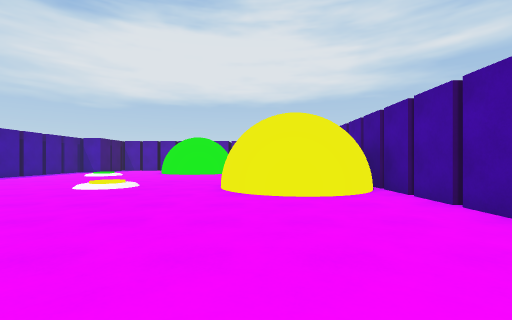
view 1 (above)

18 first-person views from a walk through a scene from a Unity 3-D project. The camera is 1.3 m above the floor, looks level and sees 90° across. The floor is counted in squares, 1.8 m on a side. Each view is taken from the middle of a square. On the plan, view 1 faces up. The plan holds only what a view shows up to about 9 squares ahead; the rest is blank. The place goes on beyond the plan. The player is left out.

view 2
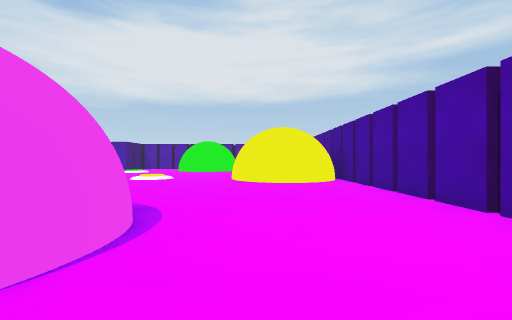

view 3
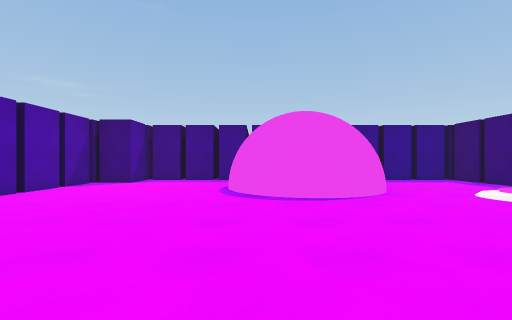

view 4
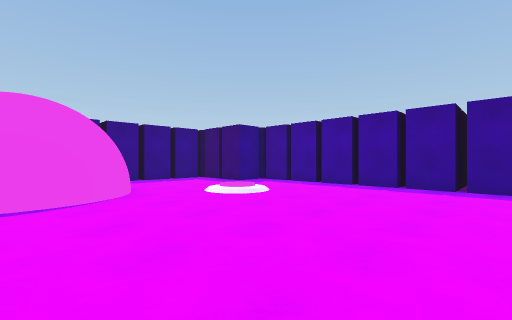

view 5
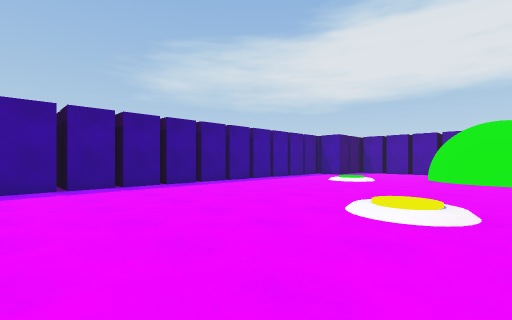

view 6
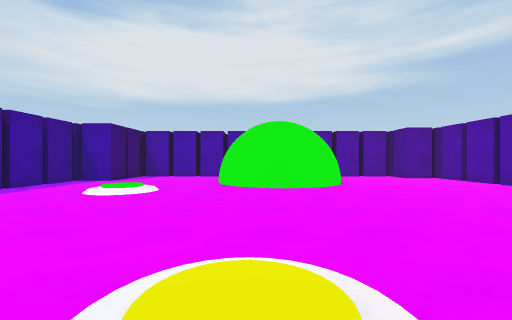

view 7
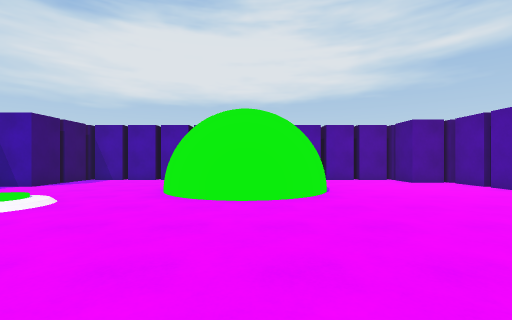

view 8
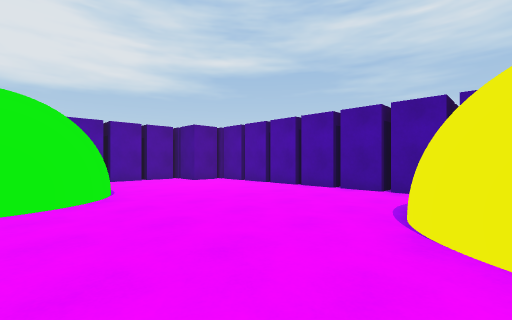

view 9
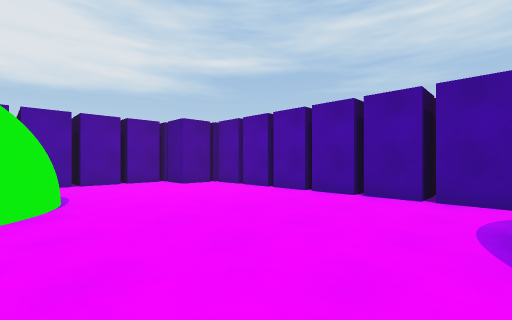

view 10
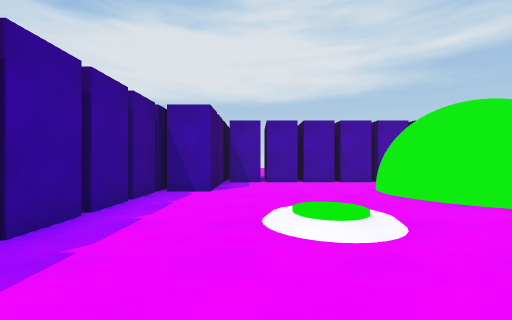

view 11
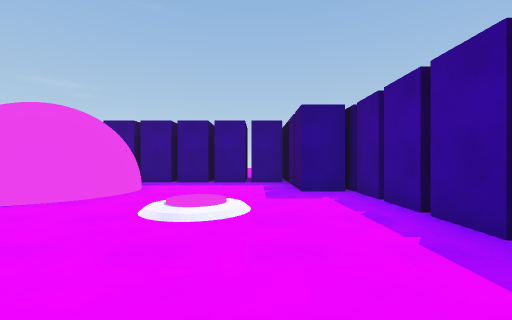

view 12
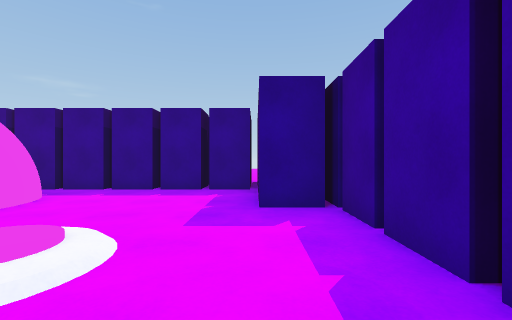

view 13
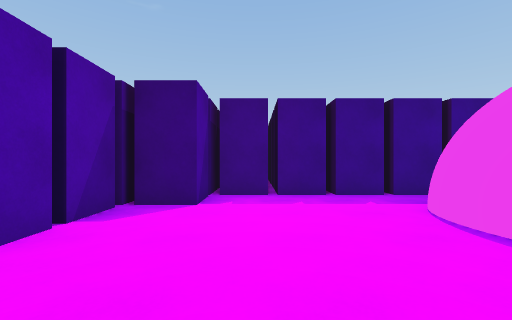

view 14
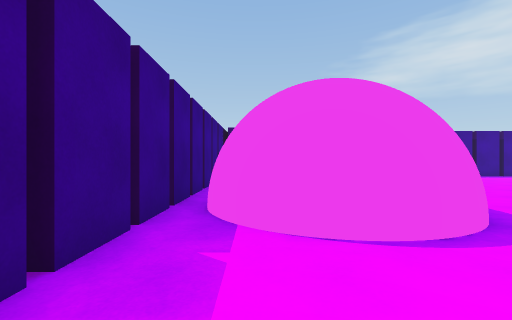

view 15
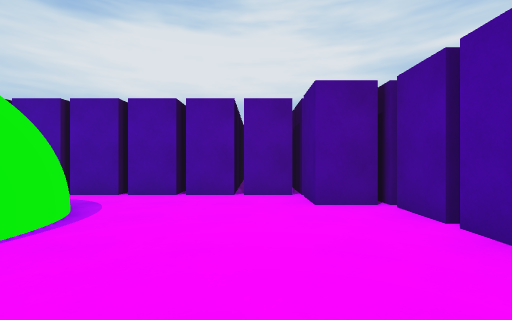

view 16
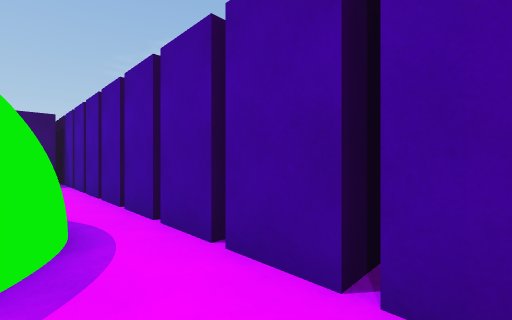

view 17
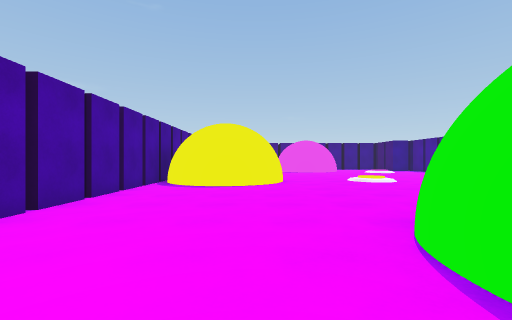

view 18
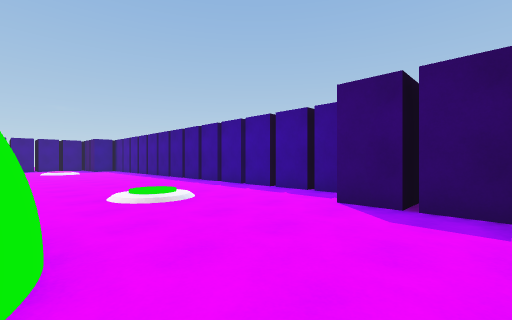

### Floor plan
Key: @ floor where view 1 was taken; # wall or solid block; . main floor; : floor 0.25 m higher than the main floor; / step, stairs or slope; O other object.
Columns run from 11 left of view 1 to 4 right of it. Each row starts with its distance up from view 1.
 18   ############
 17 ###..........###
 16  #..... OO.....#
 15 ##....O  #.....#
 14 #.....O  #.....#
 13 #......OOO.....#
 12 #../:..........#
 11 #..............#
 10 #..............#
  9 #...........O..#
  8 #..........O O.#
  7 #...../:..O   ##
  6 #..........O O.#
  5 #...........O..#
  4 #..............#
  3 #..............#
  2 #.../..........#
  1 #../ ..OO......#
  0 #.....O# O.@...#
 -1 ##....O ##.....#
 -2  #.....O#O.....#
 -3  ##..........###
 -4   ############

Where each view was taken, in squares from view 1:
view 1: 0 up, 0 right, facing up
view 2: 3 down, 0 right, facing up
view 3: 6 up, 2 left, facing down
view 4: 6 up, 3 left, facing down-left
view 5: 3 up, 3 left, facing up-left
view 6: 6 up, 4 left, facing up
view 7: 8 up, 3 left, facing up
view 8: 8 up, 3 left, facing up-right
view 9: 9 up, 2 left, facing up-right
view 10: 9 up, 8 left, facing up
view 11: 5 up, 8 left, facing down
view 12: 3 up, 9 left, facing down
view 13: 2 up, 1 right, facing down
view 14: 2 down, 1 right, facing left
view 15: 12 up, 1 right, facing up
view 16: 16 up, 0 right, facing up-left
view 17: 16 up, 0 right, facing down
view 18: 17 up, 5 left, facing down-left
